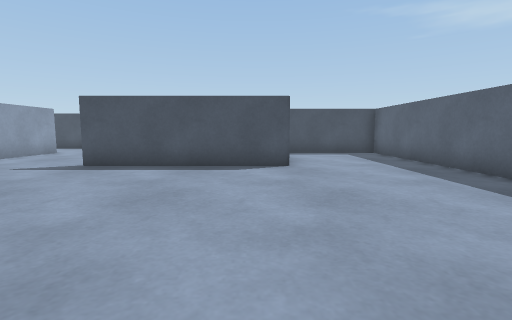
View 1 (above)

18 first-person views from a walk through a Unity game level. The camera is 0.51 m above the floor, tilts 6° down and sees 85° across. The floor is counted in squares, 0.5 m on a side. Each view is taken from the middle of a square. On the plan, view 1 faces up. The plan holds only what a view shows up to about 11 squares ahead; the rest is blank. The player is left out.

View 2
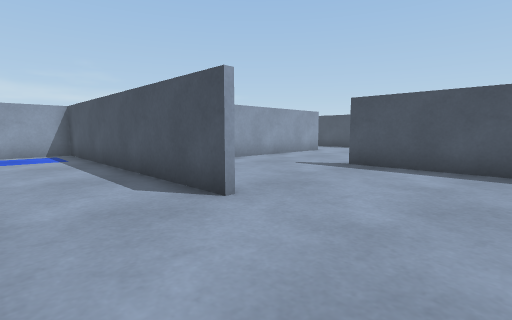

View 3
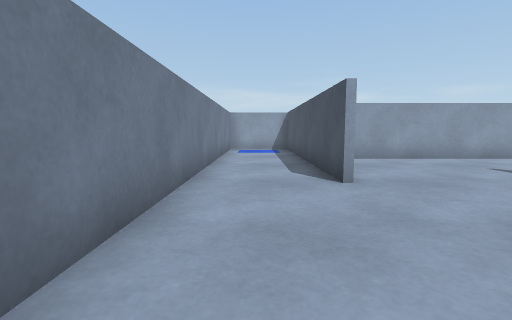

View 4
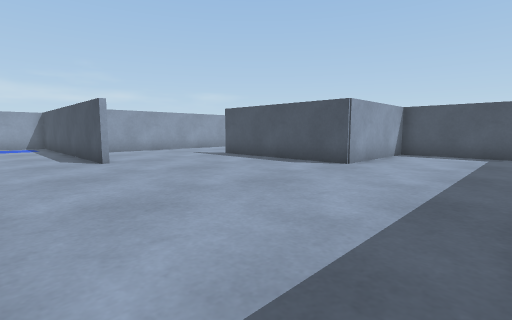

View 5
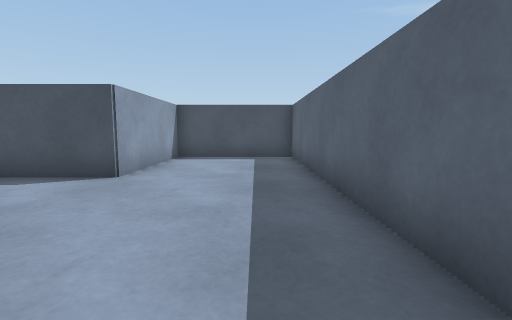

View 6
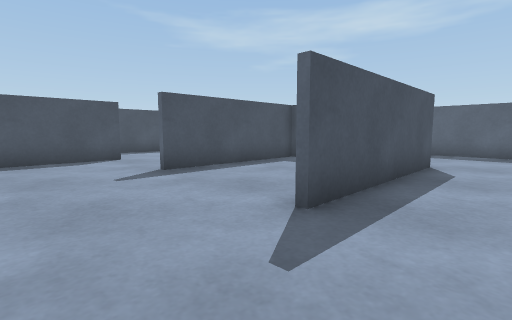

View 7
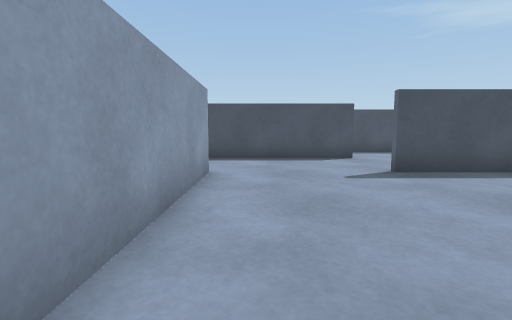

View 8
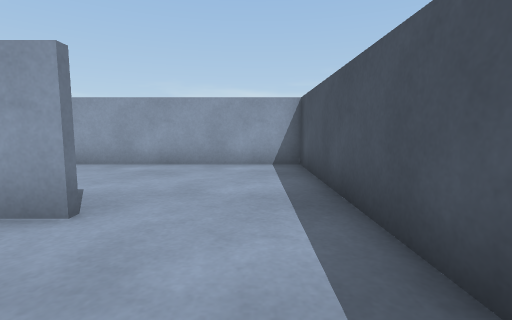

View 9
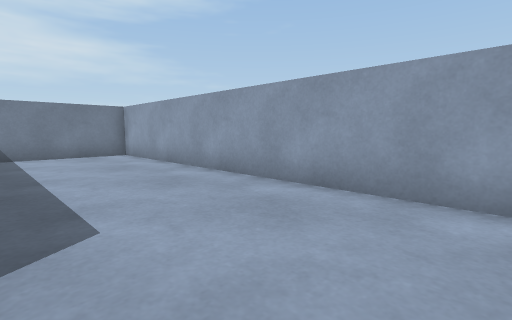

View 10
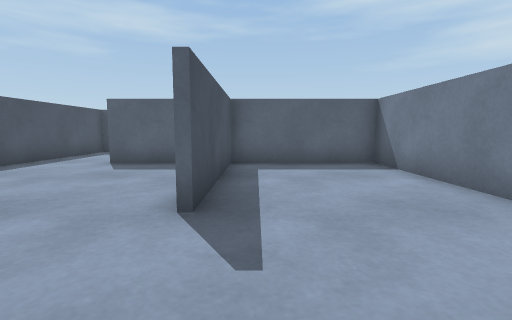

View 11
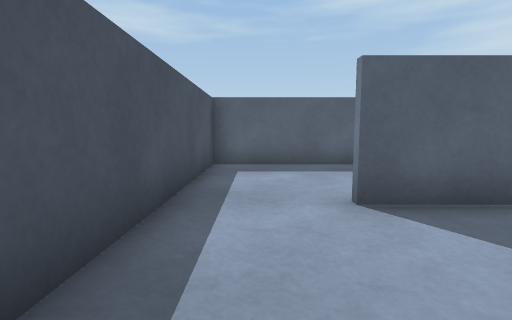

View 12
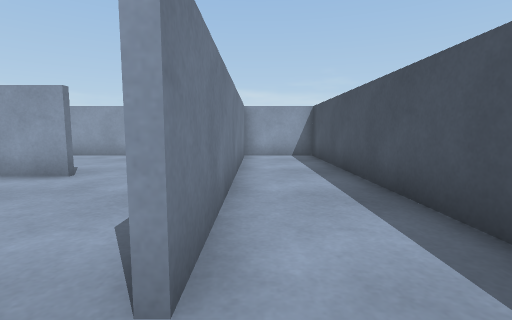

View 13
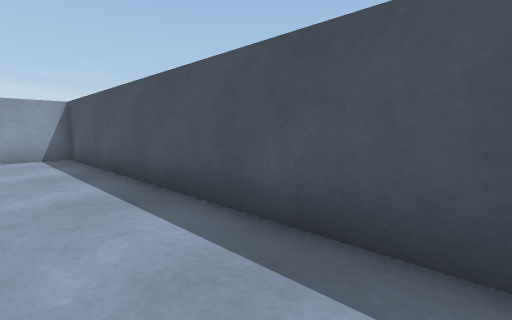

View 14
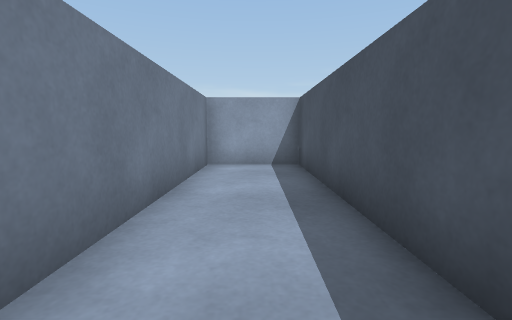

View 15
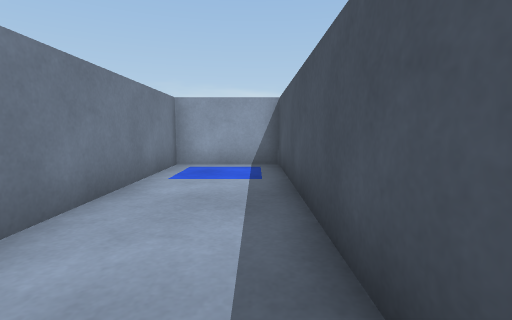

View 16
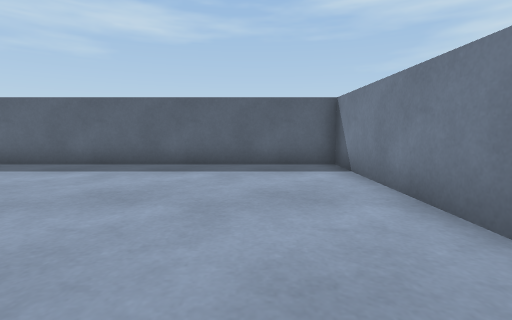

View 17
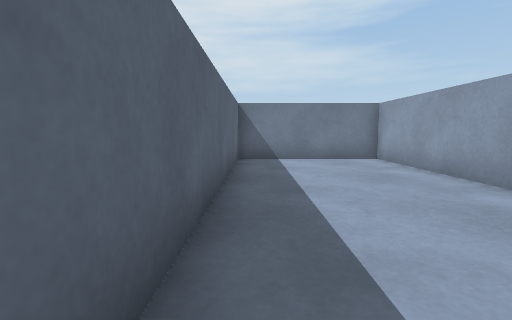

View 18
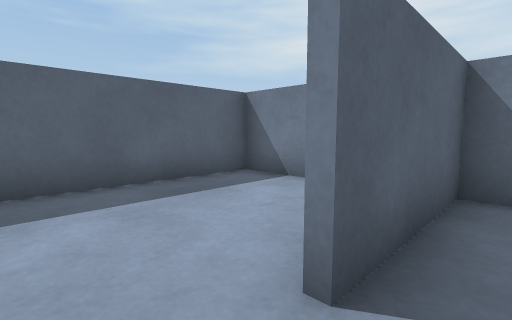

### Floor plan
Ten units are one square. View 1 is at (0, 0); x grows to the right and y downward. Boxes are objects, and circles mark ways between rooms. Rooms are numbered by the first view taken in them; rooms with no view inside come last. Other rooms are left out.
<svg viewBox="-150 -198 210 207">
<path fill="none" stroke="#000" d="M-40 -82 8 -82 8 -129M-44 -27 -142 -27M-92 -129 -92 -45M10 -130 10 -80 -51 -80M-44 -163 -144 -163 -144 4 54 4 54 -131M-145 -29 -94 -29 -94 -124M55 -128 -46 -128M1 -130 10 -130M14 -193 -144 -193 -144 -165 -44 -165M8 -129 8 -166M34 -130 54 -130M54 -131 54 -193 14 -193"/>
<circle cx="-35" cy="-145" r="3" fill="#2a7"/>
<circle cx="10" cy="-175" r="3" fill="#2a7"/>
<text x="-50" y="-70">1</text>
<text x="-50" y="-170">2</text>
<text x="30" y="-160">3</text>
</svg>
Room 1 opens to room 2. Room 2 opens to room 3.

Where each view was taken, in squares from view 1:
view 1: 0 up, 0 right, facing up
view 2: 0 up, 1 left, facing up-left
view 3: 1 up, 1 right, facing left
view 4: 0 up, 5 right, facing up-left
view 5: 2 up, 4 right, facing up
view 6: 6 up, 8 left, facing up-right
view 7: 6 up, 8 left, facing up
view 8: 15 up, 6 left, facing left
view 9: 15 up, 10 left, facing down-left
view 10: 12 up, 8 left, facing right
view 11: 18 up, 3 left, facing right
view 12: 17 up, 3 left, facing left
view 13: 17 up, 3 left, facing up-left
view 14: 18 up, 6 left, facing left
view 15: 2 up, 6 left, facing left
view 16: 2 up, 3 left, facing right
view 17: 13 up, 10 left, facing down
view 18: 18 up, 0 right, facing down-right
